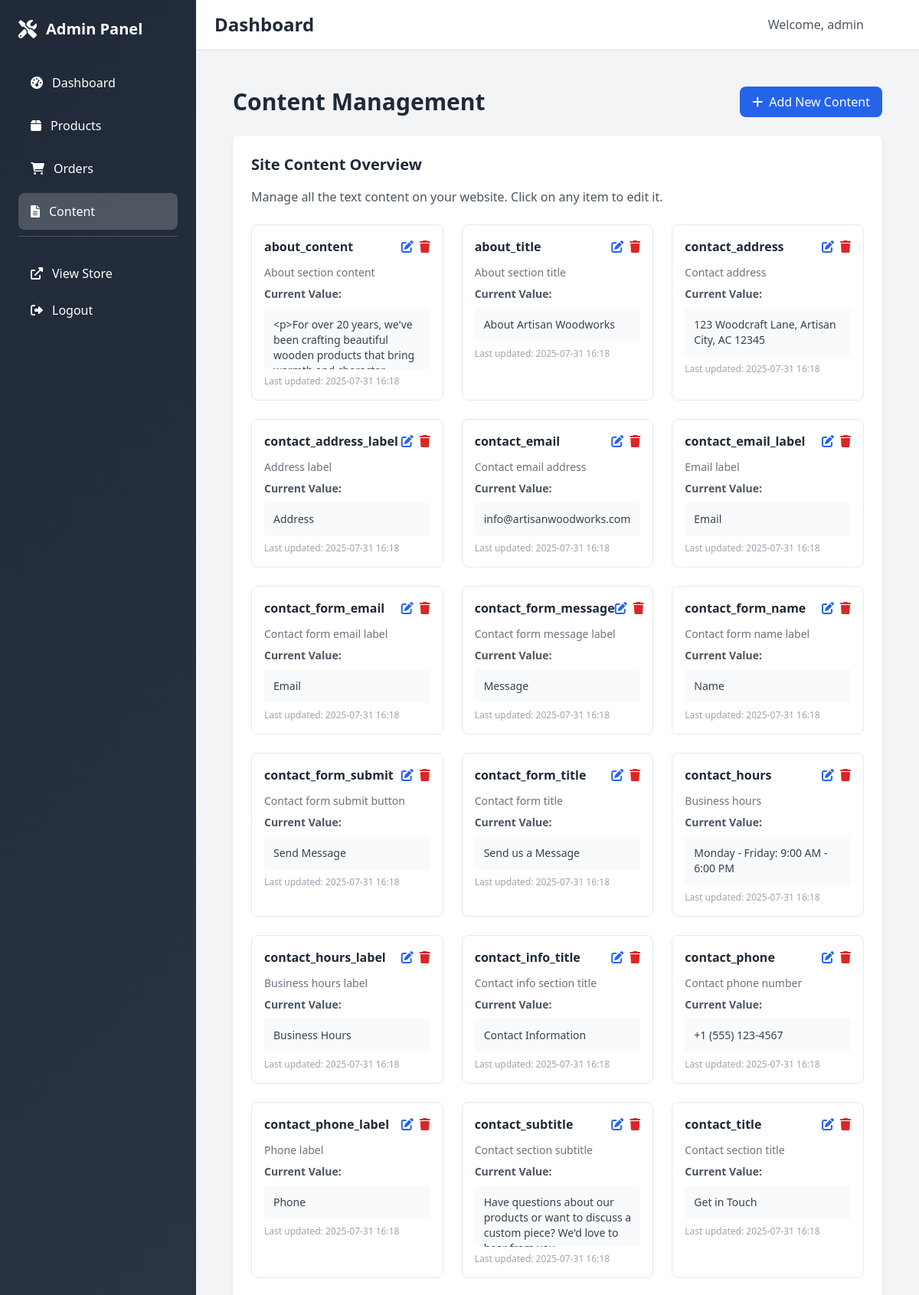
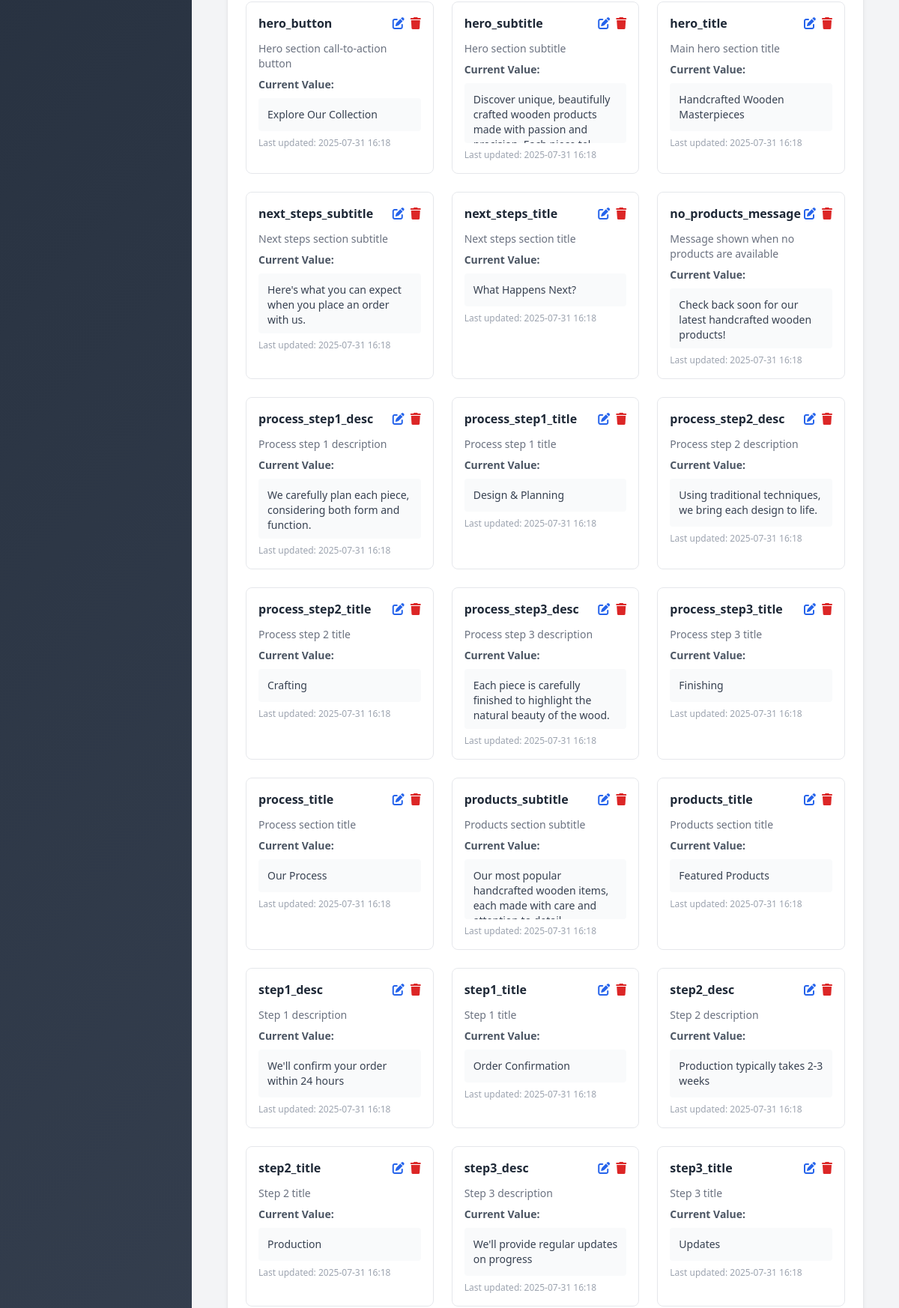
Page /admin/content (signed in, upper part) on the committed database (2 pictures, top to bottom).
### app.py (models this page shows)
class User(UserMixin, db.Model):
    id = db.Column(db.Integer, primary_key=True)
    username = db.Column(db.String(80), unique=True, nullable=False)
    password_hash = db.Column(db.String(120), nullable=False)
    is_admin = db.Column(db.Boolean, default=False)

class SiteContent(db.Model):
    id = db.Column(db.Integer, primary_key=True)
    key = db.Column(db.String(100), unique=True, nullable=False)
    value = db.Column(db.Text, nullable=False)
    description = db.Column(db.String(200))
    updated_at = db.Column(db.DateTime, default=datetime.utcnow, onupdate=datetime.utcnow)

### app.py (the view)
@app.route('/admin/content')
@login_required
def admin_content():
    if not current_user.is_admin:
        return redirect(url_for('admin_login'))
    content_items = SiteContent.query.order_by(SiteContent.key).all()
    return render_template('admin/content.html', content_items=content_items)

### app.py (called while the page is built)
@login_manager.user_loader
def load_user(user_id):
    return User.query.get(int(user_id))

### templates/admin/content.html (shortened to what this page needs)
{% extends "admin/base.html" %}
{% block content %}
<div class="p-6">
    <div class="flex justify-between items-center mb-6">
        <h1 class="text-3xl font-bold text-gray-800">Content Management</h1>
        <a href="{{ url_for('admin_add_content') }}" class="bg-blue-600 text-white px-4 py-2 rounded-lg hover:bg-blue-700 transition-colors">
            <i class="fas fa-plus mr-2"></i>Add New Content
        </a>
    </div>
    <div class="bg-white rounded-lg shadow-md overflow-hidden">
        <div class="p-6">
            <h2 class="text-xl font-semibold text-gray-800 mb-4">Site Content Overview</h2>
            <p class="text-gray-600 mb-6">Manage all the text content on your website. Click on any item to edit it.</p>
            {% if content_items %}
            <div class="grid grid-cols-1 md:grid-cols-2 lg:grid-cols-3 gap-6">
                {% for content in content_items %}
                <div class="border border-gray-200 rounded-lg p-4 hover:shadow-md transition-shadow">
                    <div class="flex justify-between items-start mb-3">
                        <h3 class="font-semibold text-gray-800">{{ content.key }}</h3>
                        <div class="flex space-x-2">
                            <a href="{{ url_for('admin_edit_content', content_id=content.id) }}"
                               class="text-blue-600 hover:text-blue-800">
                                <i class="fas fa-edit"></i>
                            </a>
                            <a href="{{ url_for('admin_delete_content', content_id=content.id) }}"
                               class="text-red-600 hover:text-red-800"
                               onclick="return confirm('Are you sure you want to delete this content?')">
                                <i class="fas fa-trash"></i>
                            </a>
                        </div>
                    </div>
                    {% if content.description %}
                    <p class="text-sm text-gray-500 mb-2">{{ content.description }}</p>
                    {% endif %}
                    <div class="text-sm text-gray-600 mb-2">
                        <strong>Current Value:</strong>
                    </div>
                    <div class="bg-gray-50 p-3 rounded text-sm text-gray-700 max-h-20 overflow-y-auto">
                        {{ content.value[:100] }}{% if content.value|length > 100 %}...{% endif %}
                    </div>
                    <div class="text-xs text-gray-400 mt-2">
                        Last updated: {{ content.updated_at.strftime('%Y-%m-%d %H:%M') }}
                    </div>
                </div>
                {% endfor %}
            </div>
            {% endif %}
        </div>
    </div>
</div>
{% endblock %}

### templates/admin/base.html (shortened to what this page needs)
<!DOCTYPE html>
<html lang="en">
<head>
    <link href="https://cdn.jsdelivr.net/npm/tailwindcss@2.2.19/dist/tailwind.min.css" rel="stylesheet">
    <link href="https://cdnjs.cloudflare.com/ajax/libs/font-awesome/6.0.0/css/all.min.css" rel="stylesheet">
</head>
<body class="bg-gray-100">
    <div class="flex">
        <div class="sidebar w-64 fixed h-full">
            <div class="p-6">
                <div class="flex items-center mb-8">
                    <i class="fas fa-tools text-white text-2xl mr-3"></i>
                    <h1 class="text-white text-xl font-bold">Admin Panel</h1>
                </div>
                <nav class="space-y-2">
                    <a href="{{ url_for('admin_dashboard') }}"
                       class="nav-link flex items-center px-4 py-3 text-white rounded-lg {% if request.endpoint == 'admin_dashboard' %}active{% endif %}">
                        <i class="fas fa-tachometer-alt mr-3"></i>
                        Dashboard
                    </a>
                    <a href="{{ url_for('admin_products') }}"
                       class="nav-link flex items-center px-4 py-3 text-white rounded-lg {% if 'admin_products' in request.endpoint %}active{% endif %}">
                        <i class="fas fa-box mr-3"></i>
                        Products
                    </a>
                    <a href="{{ url_for('admin_orders') }}"
                       class="nav-link flex items-center px-4 py-3 text-white rounded-lg {% if 'admin_orders' in request.endpoint %}active{% endif %}">
                        <i class="fas fa-shopping-cart mr-3"></i>
                        Orders
                    </a>
                    <a href="{{ url_for('admin_content') }}"
                       class="nav-link flex items-center px-4 py-3 text-white rounded-lg {% if 'admin_content' in request.endpoint %}active{% endif %}">
                        <i class="fas fa-file-alt mr-3"></i>
                        Content
                    </a>
                    <div class="border-t border-gray-600 mt-6 pt-6">
                        <a href="{{ url_for('index') }}"
                           class="nav-link flex items-center px-4 py-3 text-white rounded-lg">
                            <i class="fas fa-external-link-alt mr-3"></i>
                            View Store
                        </a>
                        <a href="{{ url_for('admin_logout') }}"
                           class="nav-link flex items-center px-4 py-3 text-white rounded-lg">
                            <i class="fas fa-sign-out-alt mr-3"></i>
                            Logout
                        </a>
                    </div>
                </nav>
            </div>
        </div>
        <div class="ml-64 flex-1">
            <div class="bg-white shadow-sm border-b border-gray-200 px-6 py-4">
                <div class="flex items-center justify-between">
                    <h2 class="text-2xl font-bold text-gray-800">{% block page_title %}Dashboard{% endblock %}</h2>
                    <div class="flex items-center space-x-4">
                        <span class="text-gray-600">Welcome, {{ current_user.username }}</span>
                        <div class="w-8 h-8 bg-brown-600 rounded-full flex items-center justify-center">
                            <i class="fas fa-user text-white text-sm"></i>
                        </div>
                    </div>
                </div>
            </div>
            <div class="p-6">
                {% block content %}{% endblock %}
            </div>
        </div>
    </div>
</body>
</html>

### templates/admin/base.html (style rules this page uses)
.sidebar { min-height: 100vh; background: linear-gradient(135deg, #1f2937 0%, #374151 100%); }
.nav-link { transition: all 0.3s ease; }
.nav-link.active { background-color: rgba(255, 255, 255, 0.2); }

### rows in the picture
User: username "admin"
SiteContent: key "about_content", description "About section content", value "<p>For over 20 years, we've been crafting beautiful wooden products that bring…", updated_at "2025-07-31 16:18"
SiteContent: key "about_title", description "About section title", value "About Artisan Woodworks", updated_at "2025-07-31 16:18"
SiteContent: key "contact_address", description "Contact address", value "123 Woodcraft Lane, Artisan City, AC 12345", updated_at "2025-07-31 16:18"
SiteContent: key "contact_address_label", description "Address label", value "Address", updated_at "2025-07-31 16:18"
SiteContent: key "contact_email", description "Contact email address", value "info@artisanwoodworks.com", updated_at "2025-07-31 16:18"
SiteContent: key "contact_email_label", description "Email label", value "Email", updated_at "2025-07-31 16:18"
SiteContent: key "contact_form_email", description "Contact form email label", value "Email", updated_at "2025-07-31 16:18"
SiteContent: key "contact_form_message", description "Contact form message label", value "Message", updated_at "2025-07-31 16:18"
SiteContent: key "contact_form_name", description "Contact form name label", value "Name", updated_at "2025-07-31 16:18"
SiteContent: key "contact_form_submit", description "Contact form submit button", value "Send Message", updated_at "2025-07-31 16:18"
SiteContent: key "contact_form_title", description "Contact form title", value "Send us a Message", updated_at "2025-07-31 16:18"
SiteContent: key "contact_hours", description "Business hours", value "Monday - Friday: 9:00 AM - 6:00 PM", updated_at "2025-07-31 16:18"
SiteContent: key "contact_hours_label", description "Business hours label", value "Business Hours", updated_at "2025-07-31 16:18"
SiteContent: key "contact_info_title", description "Contact info section title", value "Contact Information", updated_at "2025-07-31 16:18"
SiteContent: key "contact_phone", description "Contact phone number", value "+1 (555) 123-4567", updated_at "2025-07-31 16:18"
SiteContent: key "contact_phone_label", description "Phone label", value "Phone", updated_at "2025-07-31 16:18"
SiteContent: key "contact_subtitle", description "Contact section subtitle", value "Have questions about our products or want to discuss a custom piece? We'd love to…", updated_at "2025-07-31 16:18"
SiteContent: key "contact_title", description "Contact section title", value "Get in Touch", updated_at "2025-07-31 16:18"
SiteContent: key "hero_button", description "Hero section call-to-action button", value "Explore Our Collection", updated_at "2025-07-31 16:18"
SiteContent: key "hero_subtitle", description "Hero section subtitle", value "Discover unique, beautifully crafted wooden products made with passion and…", updated_at "2025-07-31 16:18"
SiteContent: key "hero_title", description "Main hero section title", value "Handcrafted Wooden Masterpieces", updated_at "2025-07-31 16:18"
SiteContent: key "next_steps_subtitle", description "Next steps section subtitle", value "Here's what you can expect when you place an order with us.", updated_at "2025-07-31 16:18"
SiteContent: key "next_steps_title", description "Next steps section title", value "What Happens Next?", updated_at "2025-07-31 16:18"
SiteContent: key "no_products_message", description "Message shown when no products are available", value "Check back soon for our latest handcrafted wooden products!", updated_at "2025-07-31 16:18"
SiteContent: key "process_step1_desc", description "Process step 1 description", value "We carefully plan each piece, considering both form and function.", updated_at "2025-07-31 16:18"
SiteContent: key "process_step1_title", description "Process step 1 title", value "Design & Planning", updated_at "2025-07-31 16:18"
SiteContent: key "process_step2_desc", description "Process step 2 description", value "Using traditional techniques, we bring each design to life.", updated_at "2025-07-31 16:18"
SiteContent: key "process_step2_title", description "Process step 2 title", value "Crafting", updated_at "2025-07-31 16:18"
SiteContent: key "process_step3_desc", description "Process step 3 description", value "Each piece is carefully finished to highlight the natural beauty of the wood.", updated_at "2025-07-31 16:18"
SiteContent: key "process_step3_title", description "Process step 3 title", value "Finishing", updated_at "2025-07-31 16:18"
SiteContent: key "process_title", description "Process section title", value "Our Process", updated_at "2025-07-31 16:18"
SiteContent: key "products_subtitle", description "Products section subtitle", value "Our most popular handcrafted wooden items, each made with care and…", updated_at "2025-07-31 16:18"
SiteContent: key "products_title", description "Products section title", value "Featured Products", updated_at "2025-07-31 16:18"
SiteContent: key "step1_desc", description "Step 1 description", value "We'll confirm your order within 24 hours", updated_at "2025-07-31 16:18"
SiteContent: key "step1_title", description "Step 1 title", value "Order Confirmation", updated_at "2025-07-31 16:18"
SiteContent: key "step2_desc", description "Step 2 description", value "Production typically takes 2-3 weeks", updated_at "2025-07-31 16:18"
SiteContent: key "step2_title", description "Step 2 title", value "Production", updated_at "2025-07-31 16:18"
SiteContent: key "step3_desc", description "Step 3 description", value "We'll provide regular updates on progress", updated_at "2025-07-31 16:18"
SiteContent: key "step3_title", description "Step 3 title", value "Updates", updated_at "2025-07-31 16:18"
